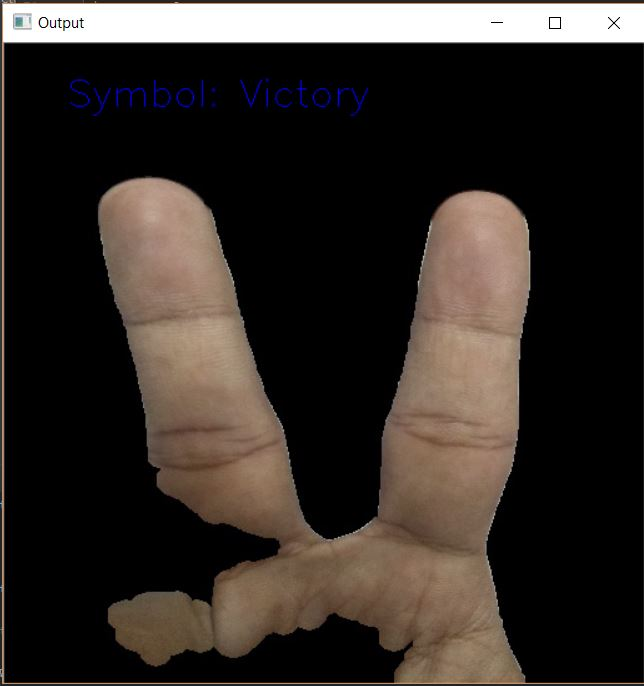
#> input picture op1.JPG, 644 x 686 px, given in place of the camera
$ python rtss.py   (older library calls are emulated)
#> lines starting #> are read from the running program, lines starting #| are printed output that depends on the picture; after the words box and inside, x2 and y2 are one past the last pixel; in counts of white or black regions, pixels touching at a corner belong together
import cv2
import numpy as np

cam = cv2.VideoCapture(0)

while True:
    _, img = cam.read()
#> img is the input picture: shape (686, 644, 3); mean B, G, R 40.4, 45.2, 52.3
#     img= cv2.imread('ct2.jpg')
    hsv = cv2.cvtColor(img, cv2.COLOR_BGR2HSV)
#> hsv: shape (686, 644, 3); mean H, S, V 12.1, 47.7, 53

    lower = np.array([0,48,80],dtype='uint8')
    upper = np. array([20,255,255], dtype='uint8')

    mask = cv2.inRange(hsv, lower, upper)
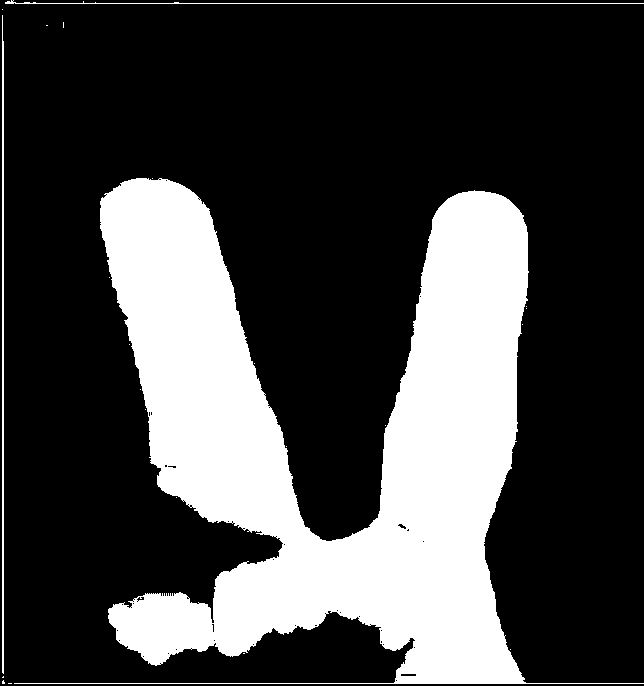
#> mask: shape (686, 644); 26.7% white; 23 white regions (20 under 20 px), largest, box (x1, y1, x2, y2) and area: (14, 178, 644, 684) 115912, (2, 15, 4, 674) 1291, (5, 0, 644, 4) 673

    kernel = cv2.getStructuringElement(cv2.MORPH_ELLIPSE,(11,11))
    mask= cv2.erode( mask, kernel,iterations=2)
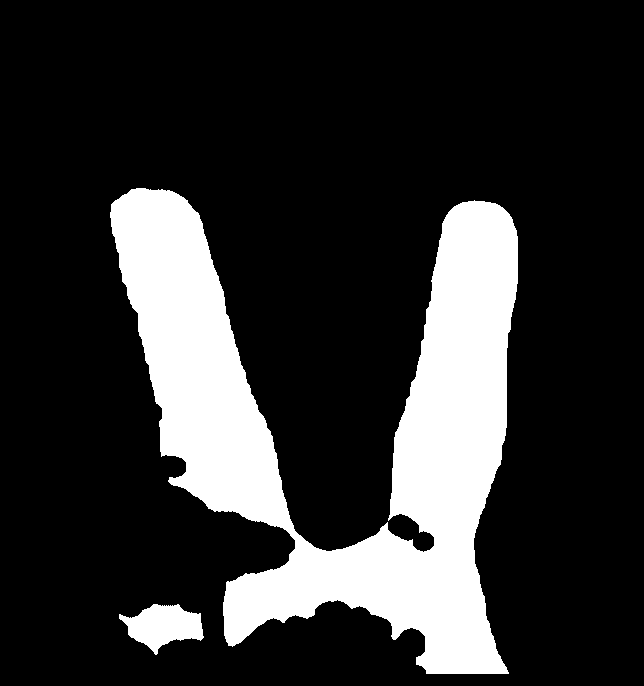
#> mask: shape (686, 644); 19.4% white; 2 white regions, box (x1, y1, x2, y2) and area: (110, 188, 518, 674) 82990, (119, 604, 204, 655) 2500
    mask=cv2.dilate(mask, kernel,iterations=2)
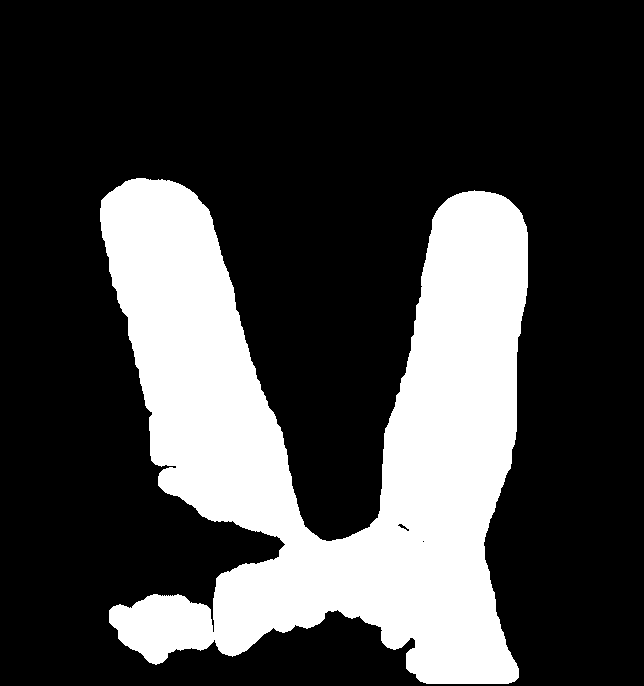
#> mask: shape (686, 644); 25.8% white; 1 white region, box (x1, y1, x2, y2) and area: (100, 178, 528, 684) 114030

    mask = cv2.GaussianBlur(mask, (3,3), 0)

    op= cv2.bitwise_and(img, img, mask=mask)
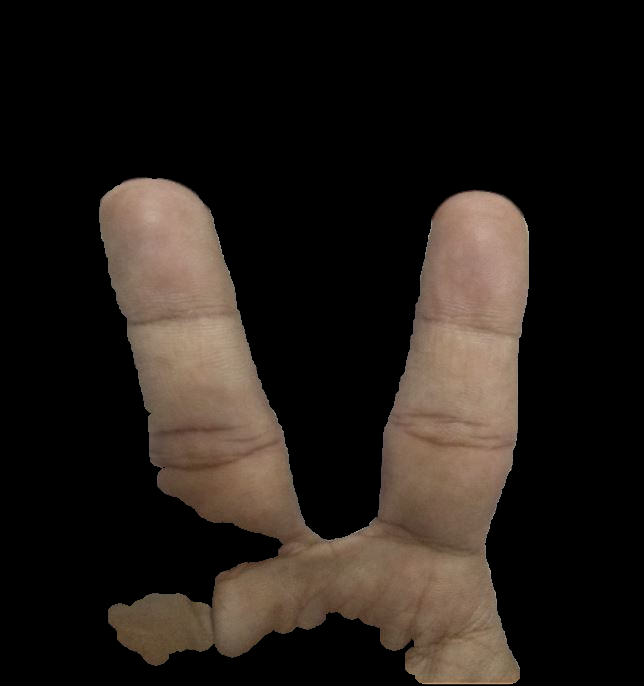
#> op: shape (686, 644, 3); mean B, G, R 23.9, 29, 35.6

#     _, contour ,_ = cv2.findContours(mask,cv2.RETR_EXTERNAL,cv2.CHAIN_APPROX_SIMPLE)
#     cv2.drawContours(op, contour, -1, (0,255,0), thickness=3)
#
#     # cv2.imshow("HSV", hsv)
#     # cv2.imshow("mask", mask)
# # cv2.imwrite('mask.png',mask)
# # cv2.imwrite('op.png',op)
#
    cv2.imshow("God Hand", op)

    k= cv2.waitKey(30)
#> (key Esc is pressed here)
    if k==27:
        break


cam.release()
cv2.destroyAllWindows()

$ run again, on s2.JPG
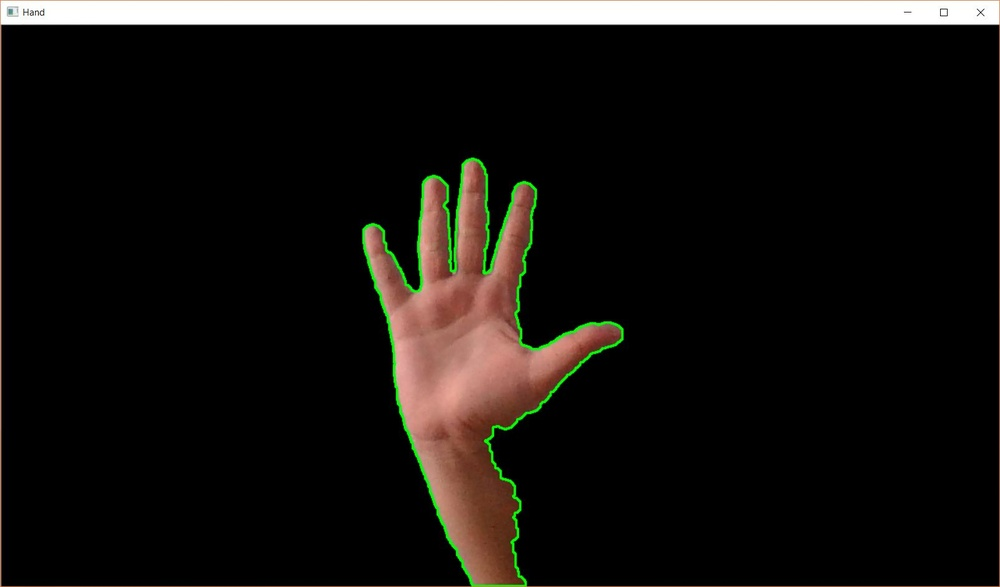
#> input picture s2.JPG, 1000 x 587 px, shrunk from 1603 x 941 before the run, given in place of the camera
#> img is the input picture: shape (587, 1000, 3); mean B, G, R 17.2, 20.2, 22.8
#> hsv: shape (587, 1000, 3); mean H, S, V 5.9, 22.9, 24.4
#> `mask = cv2.inRange(hsv, lower, upper)`:
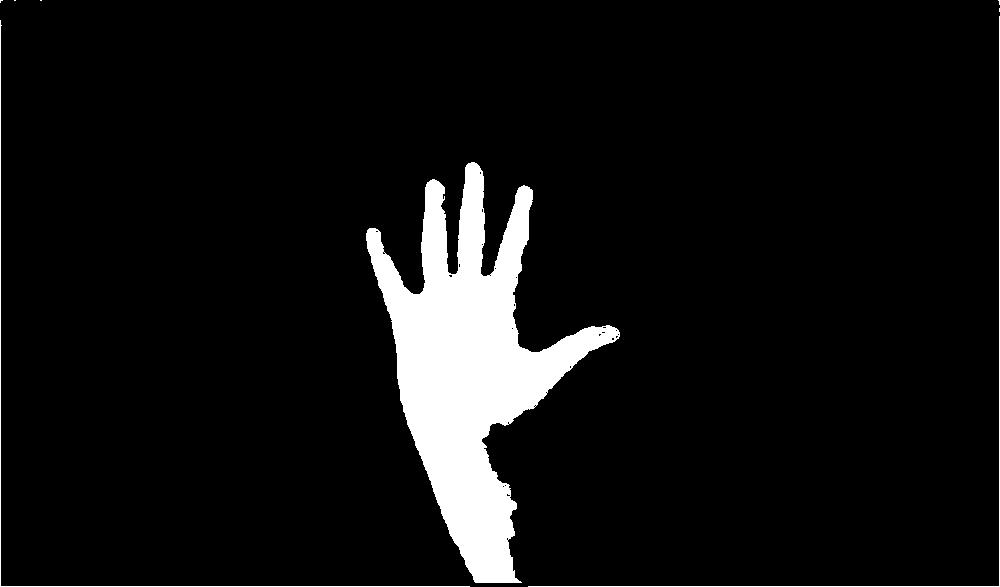
#> mask: shape (587, 1000); 7.1% white; 8 white regions (5 under 20 px), largest, box (x1, y1, x2, y2) and area: (366, 162, 620, 583) 39392, (528, 16, 1000, 587) 1042, (0, 20, 470, 587) 1037
#> `op= cv2.bitwise_and(img, img, mask=mask)`:
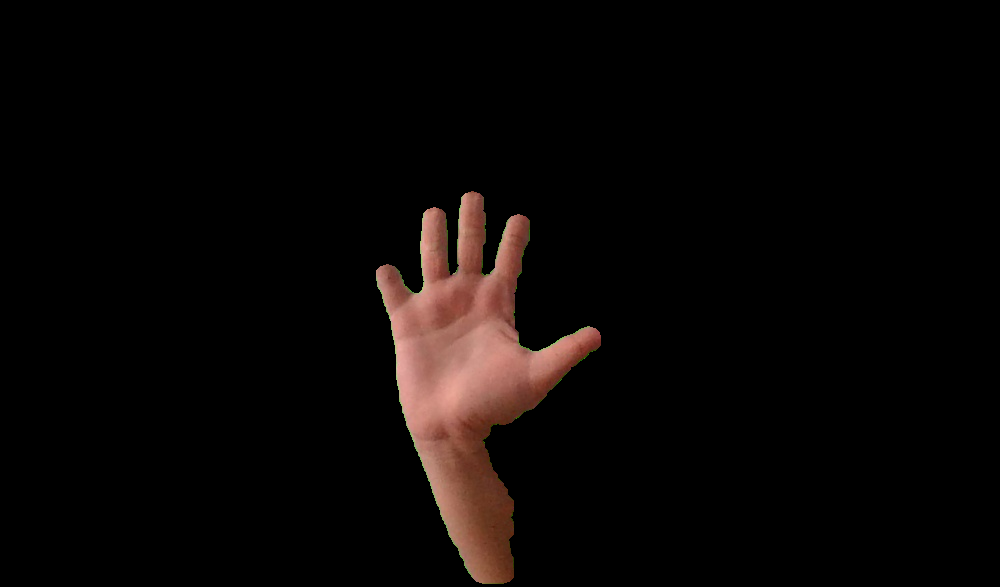
#> op: shape (587, 1000, 3); mean B, G, R 5.5, 6.6, 10.2
